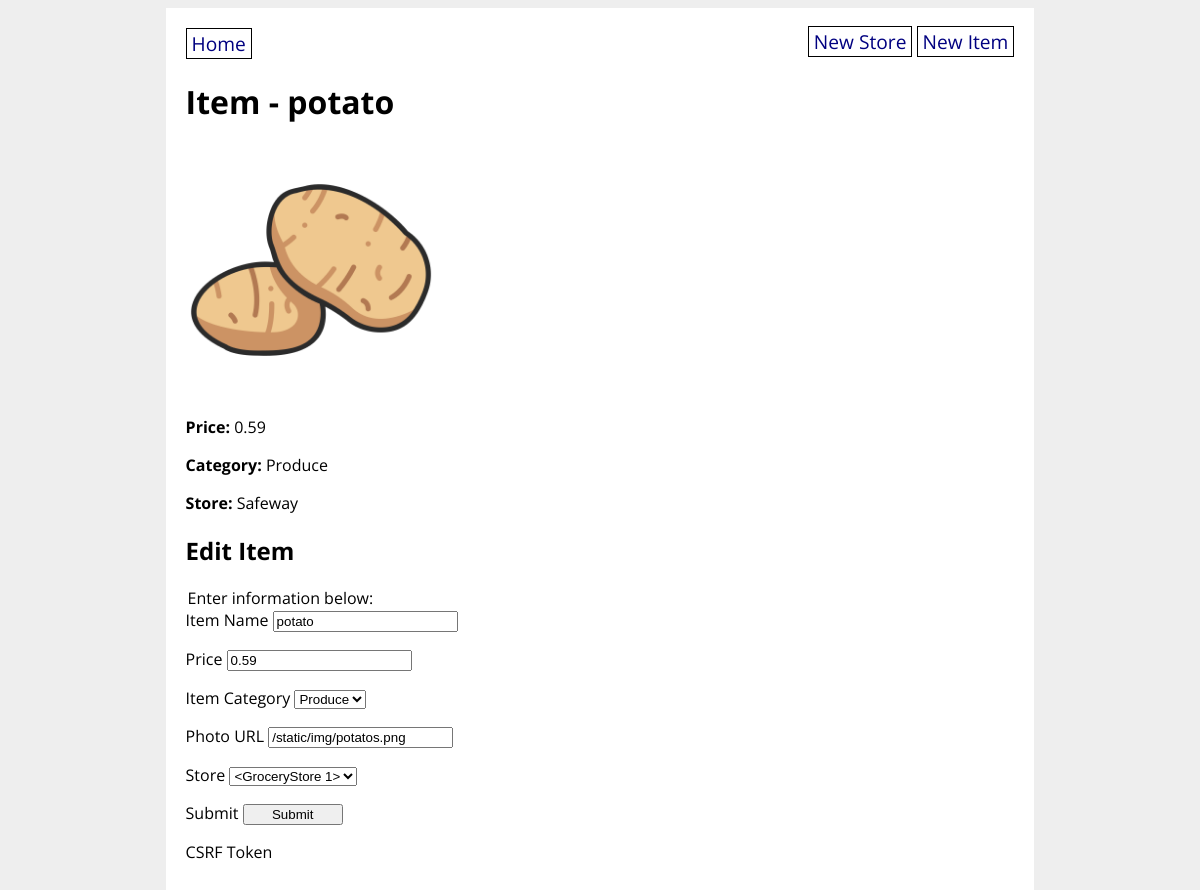
Page /item/1 on the committed database.
### grocery_app/models.py (models this page shows)
class GroceryItem(db.Model):
    id = db.Column(db.Integer, primary_key=True)
    name = db.Column(db.String(80), nullable=False)
    price = db.Column(db.Float(precision=2), nullable=False)
    category = db.Column(db.Enum(ItemCategory), default=ItemCategory.OTHER)
    photo_url = db.Column(URLType)
    store_id = db.Column(
        db.Integer, db.ForeignKey('grocery_store.id'), nullable=False)
    store = db.relationship('GroceryStore', back_populates='items')

class GroceryStore(db.Model):
    id = db.Column(db.Integer, primary_key=True)
    title = db.Column(db.String(80), nullable=False)
    address = db.Column(db.String(200), nullable=False)
    items = db.relationship('GroceryItem', back_populates='store')

### grocery_app/routes.py (the view, shortened to what this page needs)
@main.route('/item/<item_id>', methods=['GET', 'POST'])
def item_detail(item_id):
    item = GroceryItem.query.get(item_id)
    form = GroceryItemForm(obj=item)
    return render_template('item_detail.html', item=item, form=form)

### grocery_app/forms.py
class GroceryItemForm(FlaskForm):
    name = StringField('Item Name')
    price = FloatField('Price')
    category = SelectField('Item Category', choices=ItemCategory.choices())
    photo_url = StringField('Photo URL')
    store = QuerySelectField('Store', query_factory=lambda: GroceryStore.query)
    submit = SubmitField('Submit')

### grocery_app/utils.py (called while the page is built)
    def __str__(self):
        return str(self.value)

### grocery_app/templates/item_detail.html (shortened to what this page needs)
{% extends 'base.html' %}
{% block content %}
<h1>Item - {{ item.name }}</h1>
<p><img src="{{ item.photo_url }}" width="250px" height="250px"></p>
<p><strong>Price:</strong> {{ item.price }}</p>
<p><strong>Category:</strong> {{ item.category }}</p>
<p><strong>Store:</strong> {{ item.store.title }}</p>
<h2>Edit Item</h2>
<form method='POST' action='/item/{{item.id}}'>
    <legend>Enter information below:</legend>
    {% for element in form %}
      {{ element.label }}
      {{ element }}
    {% endfor %}
</form>
{% endblock %}

### grocery_app/static/style.css (style rules this page uses)
body { display: flex; flex-direction: column; align-items: center; background-color: #eee; font-family: 'Open Sans', sans-serif; }
input[type=submit] { width: 100px; align-self: flex-end; }

### rows in the picture
GroceryItem: name "potato", photo_url (picture), price "0.59", category "Produce", form "potato" "0.59" "Produce" "/static/img/potatos.png" "<GroceryStore 1>"
GroceryStore: store "Safeway"

### other values in the picture
{{ element.label }} "Item Name" "Price" "Item Category" "Photo URL" "Store" "Submit" "CSRF Token"
